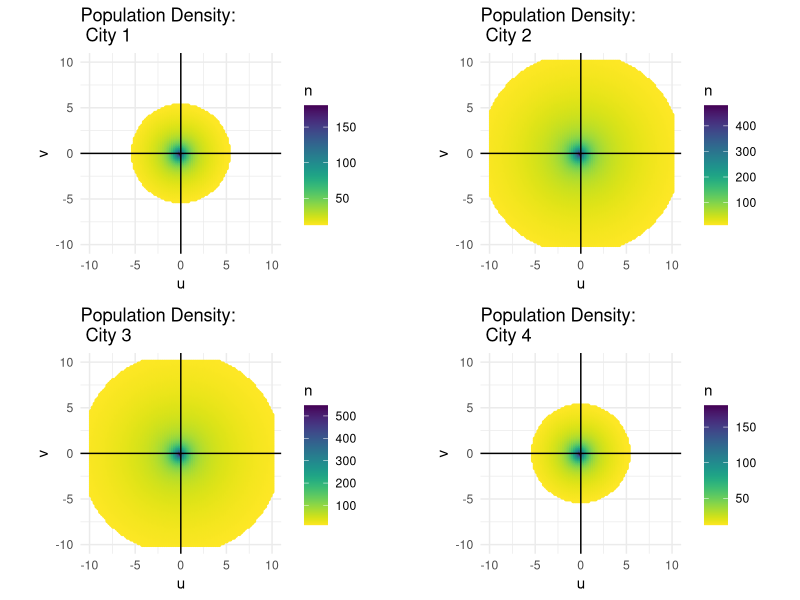
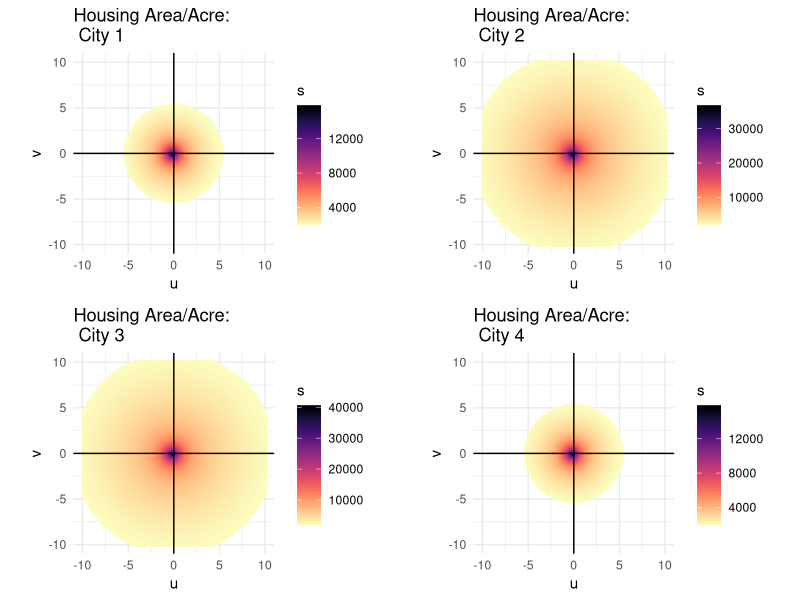
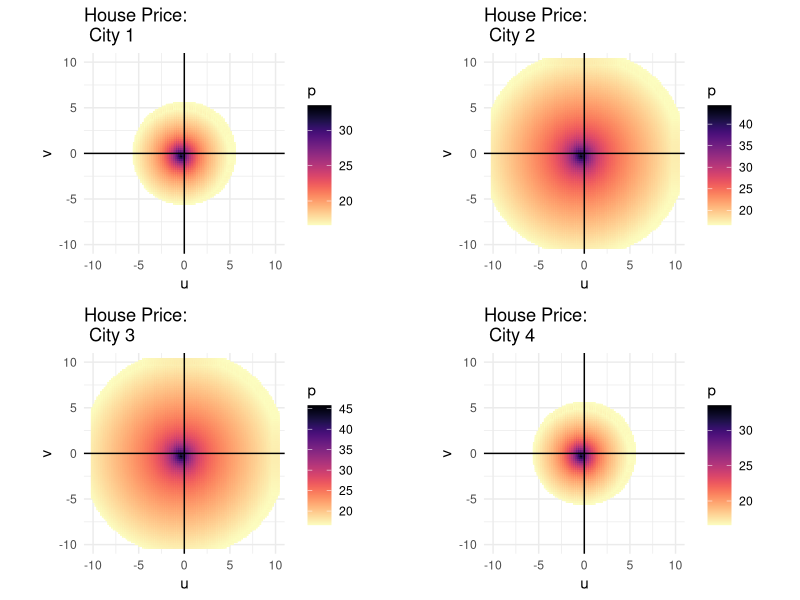
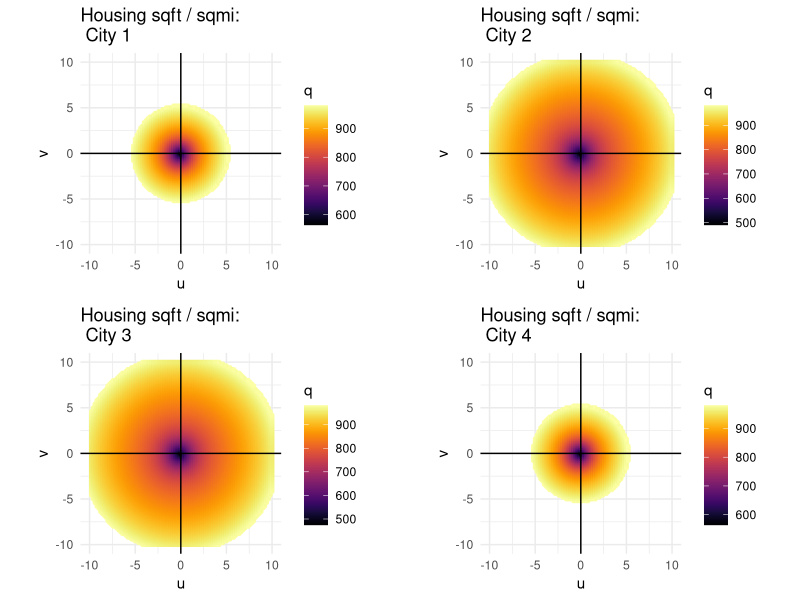
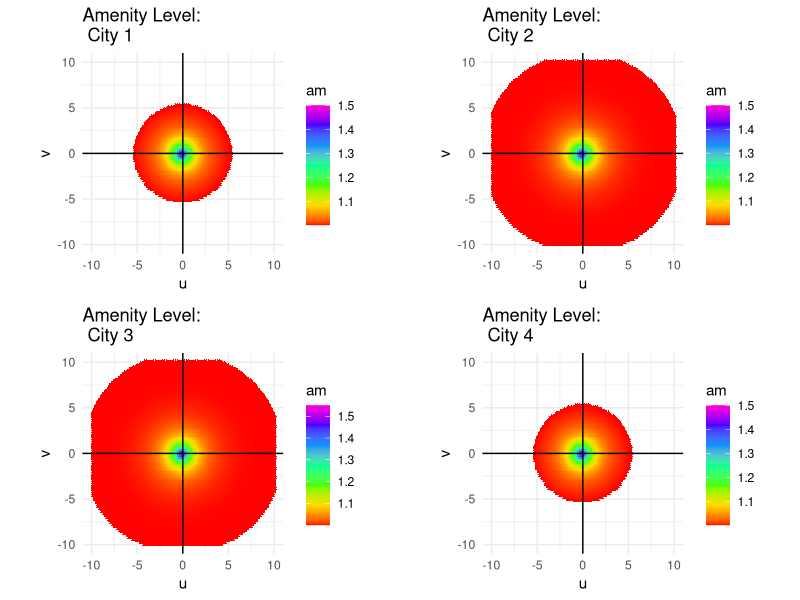
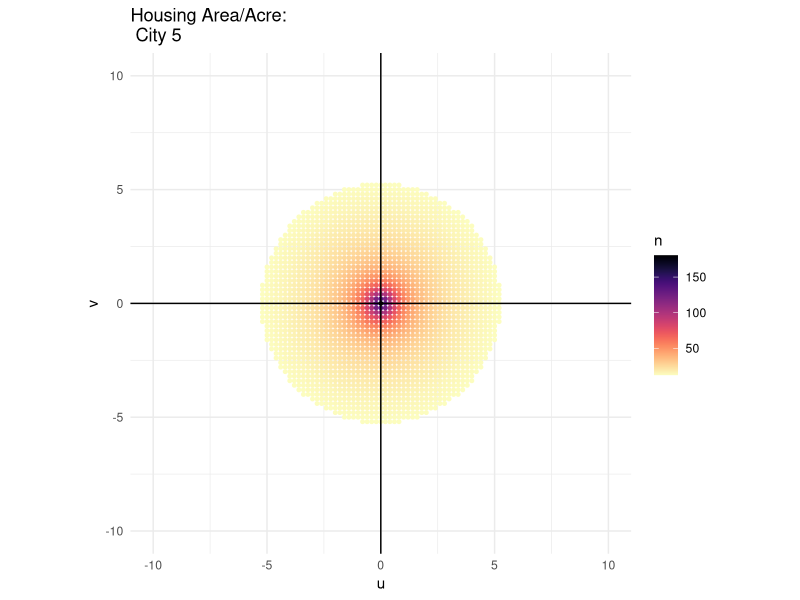

Here is the R script that generated these plots, in order:
## ---- chunk 1

require(ggplot2)
require(grid)
require(gridExtra)
require(RColorBrewer)
require(viridis)

## ---- chunk 2


#modfied parameters

#budget 
y <- 37823
#distance in the x axis
u <- c(0,0,0,0,0,1,1,1,1,1,-1,-1,-1,-1,-1,2,2,2,2,2,-2,-2,-2,-2,-2)
#distance in the y axis
v <- c(0,1,-1,2,-2,0,1,-1,2,-2,0,1,-1,2,-2,0,1,-1,2,-2,0,1,-1,2,-2)


#transportation cost 50 cents a mile by 320 days
t <- 1000
#housing price per sqft vector
p <- c(0:25)
#housing consumption (sqft) by mile vector
q <- c(0:25)
#general good
g <- c(0:25)
#utility level
V <- 4000
#alpha for Cobb Douglas
al <- .5
#beta for development cobb-douglas
bt <- 4/3
#capital 
c0 <- 0

#amentiy
#set higher than 1
ad <- 0.5



#shows how distance affects ammenity leave at 1
ng <- 1

d <- 0

#gamma for amenity
gm <- 0.5



#land rent/acre
r <- c(0:25)
#Housing floor space / acre
s <- c(0:25)
#ag rent
ag <- 8000

#new u,v

i <- 1
j <- 1
ii <- 1

while(i < 101){
  
  j <- 0
  while(j < 101){
  u[ii] <- i/5 - 10
  v[ii] <- j/5 - 10
  j <- j+1
  ii <- ii+1
  }
  
  i <- i +1
  
  }


#finding x for various u,v
x <- sqrt(u^2+v^2)

#finding distance to amenity
z <- sqrt((x-d)^2)

## ---- chunk 3
#City 1



ad <- 0.5
y <- 37823
tb1 <- 1
t <- 1000*tb1

#tax Cuts
y <- y*1

#amentiy distribution
am <- 1 + ad*(exp(-ng*z))

#finding the price for various u,v
p <- (al^al*(1-al)^(1-al)*am^gm*(y-t*x)/V)^(1/al)


#optimal q
q <- al*(y-t*x)/p

#optimal g
g <- (1-al)*(y-t*x)

#optimal s
s <- (p/bt)^(1/(bt-1))

#optimal r
r <- p*s - s^(bt)

#population n s(floorspaceperacre/ floorspace per household * (size of square (sqmi)) * acres/sqmi * fraction of housing in area)
n <- s/q * (.2*.2) * 640 * .25 


city <- data.frame(u,v,x,z,p,g,q,s,r,am,n)
city1 <- city[(city$r > ag),]


nrow(city1)
sum(city1$n)

#using s (housing area/acre)
s1 <-ggplot(city1, aes(x = u, y = v, color = s)) +
   geom_point(size = 1, shape = 19) +
  scale_color_viridis(option = 'magma', direction = -1) +
  lims(x=c(-10,10),y=c(-10,10)) +
  coord_fixed() +  
  theme_minimal() +
  geom_vline(xintercept = 0) + 
  geom_hline(yintercept = 0) +
  labs(title = 'Housing Area/Acre: \n City 1')

#using q (housing sqft for area)
q1 <-ggplot(city1, aes(x = u, y = v, color = q)) +
   geom_point(size = 1, shape = 19) +
  scale_color_viridis(option = 'inferno') +
  #scale_color_gradientn(colors = rainbow(10)) +
  lims(x=c(-10,10),y=c(-10,10)) +
  coord_fixed() +  
  theme_minimal() +
  geom_vline(xintercept = 0) + 
  geom_hline(yintercept = 0) +
  labs(title = 'Housing sqft / sqmi: \n City 1')


#population density
pd1 <-ggplot(city1, aes(x = u, y = v, color = n)) +
   geom_point(size = 1, shape = 19) +
  scale_color_viridis(direction = -1) +
  lims(x=c(-10,10),y=c(-10,10)) +
  coord_fixed() +  
  theme_minimal()+
  geom_vline(xintercept = 0) + 
  geom_hline(yintercept = 0) + 
  labs(title = 'Population Density: \n City 1')

#using am transportation distance
am1 <-ggplot(city1, aes(x = u, y = v, color = am)) +
   geom_point(size = 1, shape = 17) +
  
  scale_color_gradientn(colors = rainbow(7)) +
  lims(x=c(-10,10),y=c(-10,10)) +
  coord_fixed() +  
  theme_minimal()+
  geom_vline(xintercept = 0) + 
  geom_hline(yintercept = 0) +
  labs(title = 'Amenity Level: \n City 1')

p1 <-ggplot(city1, aes(x = u, y = v, color = p)) +
   geom_point(size = 2, shape = 7) +
  scale_color_viridis(option = 'magma', direction = -1) +
  lims(x=c(-10,10),y=c(-10,10)) +
  coord_fixed() +  
  theme_minimal() +
  geom_vline(xintercept = 0) + 
  geom_hline(yintercept = 0) +
  labs(title = 'House Price: \n City 1')
## ---- chunk 4
#City 2

ad <- 0.5
y <- 37823*1.15
tb2 <- 1
t <- 1000*tb2

#bought stadium
ad <- ad


#amentiy distribution
am <- 1 + ad*(exp(-ng*z))

#finding the price for various u,v
p <- (al^al*(1-al)^(1-al)*am^gm*(y-t*x)/V)^(1/al)


#optimal q
q <- al*(y-t*x)/p

#optimal g
g <- (1-al)*(y-t*x)

#optimal s
s <- (p/bt)^(1/(bt-1))

#optimal r
r <- p*s - s^(bt)

#population n s(floorspaceperacre/ floorspace per household * (size of square (sqmi)) * acres/sqmi * fraction of housing in area)
n <- s/q * (.2*.2) * 640 * .25 


city <- data.frame(u,v,x,z,p,g,q,s,r,am,n)
city2 <- city[(city$r > ag),]

head(city2,20)
nrow(city2)
sum(city2$n)

#using s (housing area/acre)
s2 <-ggplot(city2, aes(x = u, y = v, color = s)) +
   geom_point(size = 1, shape = 19) +
  scale_color_viridis(option = 'magma', direction = -1) +
  lims(x=c(-10,10),y=c(-10,10)) +
  coord_fixed() +  
  theme_minimal() +
  geom_vline(xintercept = 0) + 
  geom_hline(yintercept = 0) +
  labs(title = 'Housing Area/Acre: \n City 2')

#using q (housing sqft for area)
q2 <-ggplot(city2, aes(x = u, y = v, color = q)) +
   geom_point(size = 1, shape = 19) +
  scale_color_viridis(option = 'inferno') +
  #scale_color_gradientn(colors = rainbow(10)) +
  lims(x=c(-10,10),y=c(-10,10)) +
  coord_fixed() +  
  theme_minimal() +
  geom_vline(xintercept = 0) + 
  geom_hline(yintercept = 0) +
  labs(title = 'Housing sqft / sqmi: \n City 2')


#population density
pd2 <-ggplot(city2, aes(x = u, y = v, color = n)) +
   geom_point(size = 1, shape = 19) +
  scale_color_viridis(direction = -1) +
  lims(x=c(-10,10),y=c(-10,10)) +
  coord_fixed() +  
  theme_minimal()+
  geom_vline(xintercept = 0) + 
  geom_hline(yintercept = 0) + 
  labs(title = 'Population Density: \n City 2')

#using am transportation distance
am2 <-ggplot(city2, aes(x = u, y = v, color = am)) +
   geom_point(size = 1, shape = 17) +
  
  scale_color_gradientn(colors = rainbow(7)) +
  lims(x=c(-10,10),y=c(-10,10)) +
  coord_fixed() +  
  theme_minimal()+
  geom_vline(xintercept = 0) + 
  geom_hline(yintercept = 0) +
  labs(title = 'Amenity Level: \n City 2')

p2 <-ggplot(city2, aes(x = u, y = v, color = p)) +
   geom_point(size = 2, shape = 7) +
  scale_color_viridis(option = 'magma', direction = -1) +
  lims(x=c(-10,10),y=c(-10,10)) +
  coord_fixed() +  
  theme_minimal() +
  geom_vline(xintercept = 0) + 
  geom_hline(yintercept = 0) +
  labs(title = 'House Price: \n City 2')
## ---- chunk 5
#City 3

ad <- 0.5
y <- 37823
tb3 <- 1
t <- 1000*tb3

y <- y*1.15

ad <- ad * 1.1

#amentiy distribution
am <- 1 + ad*(exp(-ng*z))

#finding the price for various u,v
p <- (al^al*(1-al)^(1-al)*am^gm*(y-t*x)/V)^(1/al)


#optimal q
q <- al*(y-t*x)/p

#optimal g
g <- (1-al)*(y-t*x)

#optimal s
s <- (p/bt)^(1/(bt-1))

#optimal r
r <- p*s - s^(bt)

#population n s(floorspaceperacre/ floorspace per household * (size of square (sqmi)) * acres/sqmi * fraction of housing in area)
n <- s/q * (.2*.2) * 640 * .25 


city <- data.frame(u,v,x,z,p,g,q,s,r,am,n)
city3 <- city[(city$r > ag),]


nrow(city3)
sum(city3$n)

#using s (housing area/acre)
s3 <-ggplot(city3, aes(x = u, y = v, color = s)) +
   geom_point(size = 1, shape = 19) +
  scale_color_viridis(option = 'magma', direction = -1) +
  lims(x=c(-10,10),y=c(-10,10)) +
  coord_fixed() +  
  theme_minimal() +
  geom_vline(xintercept = 0) + 
  geom_hline(yintercept = 0) +
  labs(title = 'Housing Area/Acre: \n City 3')

#using q (housing sqft for area)
q3 <-ggplot(city3, aes(x = u, y = v, color = q)) +
   geom_point(size = 1, shape = 19) +
  scale_color_viridis(option = 'inferno') +
  #scale_color_gradientn(colors = rainbow(10)) +
  lims(x=c(-10,10),y=c(-10,10)) +
  coord_fixed() +  
  theme_minimal() +
  geom_vline(xintercept = 0) + 
  geom_hline(yintercept = 0) +
  labs(title = 'Housing sqft / sqmi: \n City 3')


#population density
pd3 <-ggplot(city3, aes(x = u, y = v, color = n)) +
   geom_point(size = 1, shape = 19) +
  scale_color_viridis(direction = -1) +
  lims(x=c(-10,10),y=c(-10,10)) +
  coord_fixed() +  
  theme_minimal()+
  geom_vline(xintercept = 0) + 
  geom_hline(yintercept = 0) + 
  labs(title = 'Population Density: \n City 3')

#using am transportation distance
am3 <-ggplot(city3, aes(x = u, y = v, color = am)) +
   geom_point(size = 1, shape = 17) +
  
  scale_color_gradientn(colors = rainbow(7)) +
  lims(x=c(-10,10),y=c(-10,10)) +
  coord_fixed() +  
  theme_minimal()+
  geom_vline(xintercept = 0) + 
  geom_hline(yintercept = 0) +
  labs(title = 'Amenity Level: \n City 3')

p3 <-ggplot(city3, aes(x = u, y = v, color = p)) +
   geom_point(size = 2, shape = 7) +
  scale_color_viridis(option = 'magma', direction = -1) +
  lims(x=c(-10,10),y=c(-10,10)) +
  coord_fixed() +  
  theme_minimal() +
  geom_vline(xintercept = 0) + 
  geom_hline(yintercept = 0) +
  labs(title = 'House Price: \n City 3')
## ---- chunk 6
#City 4

ad <- 0.5
y <- 37823
tb4 <- 1
t <- 1000*tb4




#amentiy distribution
am <- 1 + ad*(exp(-ng*z))

#finding the price for various u,v
p <- (al^al*(1-al)^(1-al)*am^gm*(y-t*x)/V)^(1/al)


#optimal q
q <- al*(y-t*x)/p

#optimal g
g <- (1-al)*(y-t*x)

#optimal s
s <- (p/bt)^(1/(bt-1))

#optimal r
r <- p*s - s^(bt)

#population n s(floorspaceperacre/ floorspace per household * (size of square (sqmi)) * acres/sqmi * fraction of housing in area)
n <- s/q * (.2*.2) * 640 * .25 


city <- data.frame(u,v,x,z,p,g,q,s,r,am,n)
city4 <- city[(city$r > ag),]


nrow(city4)
sum(city4$n)

#using s (housing area/acre)
s4 <-ggplot(city4, aes(x = u, y = v, color = s)) +
   geom_point(size = 1, shape = 19) +
  scale_color_viridis(option = 'magma', direction = -1) +
  lims(x=c(-10,10),y=c(-10,10)) +
  coord_fixed() +  
  theme_minimal() +
  geom_vline(xintercept = 0) + 
  geom_hline(yintercept = 0) +
  labs(title = 'Housing Area/Acre: \n City 4')

#using q (housing sqft for area)
q4 <-ggplot(city4, aes(x = u, y = v, color = q)) +
   geom_point(size = 1, shape = 19) +
  scale_color_viridis(option = 'inferno') +
  #scale_color_gradientn(colors = rainbow(10)) +
  lims(x=c(-10,10),y=c(-10,10)) +
  coord_fixed() +  
  theme_minimal() +
  geom_vline(xintercept = 0) + 
  geom_hline(yintercept = 0) +
  labs(title = 'Housing sqft / sqmi: \n City 4')


#population density
pd4 <-ggplot(city4, aes(x = u, y = v, color = n)) +
   geom_point(size = 1, shape = 19) +
  scale_color_viridis(direction = -1) +
  lims(x=c(-10,10),y=c(-10,10)) +
  coord_fixed() +  
  theme_minimal()+
  geom_vline(xintercept = 0) + 
  geom_hline(yintercept = 0) + 
  labs(title = 'Population Density: \n City 4')

#using am transportation distance
am4 <-ggplot(city4, aes(x = u, y = v, color = am)) +
   geom_point(size = 1, shape = 17) +
  
  scale_color_gradientn(colors = rainbow(7)) +
  lims(x=c(-10,10),y=c(-10,10)) +
  coord_fixed() +  
  theme_minimal()+
  geom_vline(xintercept = 0) + 
  geom_hline(yintercept = 0) +
  labs(title = 'Amenity Level: \n City 4')

p4 <-ggplot(city4, aes(x = u, y = v, color = p)) +
   geom_point(size = 2, shape = 7) +
  scale_color_viridis(option = 'magma', direction = -1) +
  lims(x=c(-10,10),y=c(-10,10)) +
  coord_fixed() +  
  theme_minimal() +
  geom_vline(xintercept = 0) + 
  geom_hline(yintercept = 0) +
  labs(title = 'House Price: \n City 4')
## ---- chunk 7

library(formattable)




#Transportation Expenditures

#c_trans1 <- round(sum(city1$x*1000),0) carbon ban (5 capital) roads (2 of each)
c_trans1 <- round(sum(city1$x*1000*tb1),0)
c_trans2 <- round(sum(city2$x*1000*tb2),0)
c_trans3 <- round(sum(city3$x*1000*tb3),0) 
c_trans4 <- round(sum(city4$x*1000*tb4),0)

c_trans <- rbind(c_trans1,c_trans2,c_trans3,c_trans4)


#Transportation Energy Use and GHG Emissions 120.429 MBTU/ gal, cars average 27 mpg (EIA https://www.eia.gov/energyexplained/index.php?page=about_energy_units)

#light rail every 15 mins for 12.5 hours 50 times every day. About 1 cars going 30 mph. Goes 1125 miles a day. 

#64.642 MBTU/mile (http://www.rtd-fastracks.com/media/uploads/se/Energy_Tech_Report_0514_-_061814_vers.pdf)


e_trans1 <- sum(city1$x*city1$n*365*2*120.429/27)
e_trans2 <- sum(city2$x*city2$n*365*2*120.429/27)
e_trans3 <- sum(city3$x*city3$n*365*2*120.429/27)
e_trans4 <- sum(city4$x*city4$n*365*2*120.429/27)



e_trans <- rbind(e_trans1,e_trans2,e_trans3,e_trans4)

e_trans <- round(e_trans/1000,0)

# GHG of trans 8.887 kg CO2 / gallon

bn1 <- 1
bn2 <- 1
bn3 <- 1
bn4 <- 1

ghg_trans1 <- round(sum(city1$x*city1$n*365*2*8.887*bn1/(27*1000)),0)
ghg_trans2 <- round(sum(city2$x*city2$n*365*2*8.887*bn2/(27*1000)),0)
ghg_trans3 <- round(sum(city3$x*city3$n*365*2*8.887*bn3/(27*1000)),0)
ghg_trans4 <- round(sum(city4$x*city4$n*365*2*8.887*bn4/(27*1000)),0)

tCO2_trans <- rbind(ghg_trans1,ghg_trans2,ghg_trans3,ghg_trans4)

#Residenital Energy Use and GHG Emissions 40 MBTU/sq ft (https://www.jchs.harvard.edu/blog/us-households-are-using-less-energy/)


e_res1 <- sum(city1$q)*40 
e_res2 <- sum(city2$q)*40 
e_res3 <- sum(city3$q)*40 
e_res4 <- sum(city4$q)*40 

e_res <- rbind(e_res1,e_res2,e_res3,e_res4)

e_res <- round(e_res/1000,0)

#GHG .85 lb CO2 / kwh https://data.austintexas.gov/Utilities-and-City-Services/Carbon-Intensity/hetr-8wqd
# 3.41214 MBTU/kwh 2204.6 metric tons per pound

tCO2e_res <- round(e_res*(.85/(3.41214/1000))/2204.6,0)

#Total energy and GHG
e_total <- e_res + e_trans

tCO2e_total <- tCO2e_res + tCO2_trans


#Total Land Area of the City

la1 <- nrow(city1)*(.2*.2)
la2 <- nrow(city2)*(.2*.2)
la3 <- nrow(city3)*(.2*.2)
la4 <- nrow(city4)*(.2*.2)

la <- rbind(la1,la2,la3,la4)


#Total Population


n1 <- round(sum(city1$n),0)
n2 <- round(sum(city2$n),0)
n3 <- round(sum(city3$n),0)
n4 <- round(sum(city4$n),0)

nt <- rbind(n1,n2,n3,n4)



cities <- data.frame(c_trans, e_trans, tCO2_trans, e_res, e_total, tCO2e_total, la, nt)
rownames(cities) <- c('City 1', 'City 2', 'City 3','City 4')

colnames(cities) <- c('$_trans', 'MMBTU_trans', 'tCO2e_trans', 'MMBTU_res', 'MMBTU_total', 'tCO2e_total', 'City sqmi', 'Pop' )
cities1 <- cities



cities$`$_trans` <- prettyNum(cities$`$_trans`, big.mark = ',')
cities$MMBTU_trans <- prettyNum(cities$MMBTU_trans, big.mark =',')
cities$MMBTU_res <- prettyNum(cities$MMBTU_res, big.mark =',')
cities$MMBTU_total <- prettyNum(cities$MMBTU_total, big.mark = ',')


cities2 <- cities1[,c(1,6,7,8)]


cities2$trans_cap <- cities2[,1]/cities2[,4]
cities2$carbon_cap <- cities2[,2]/cities2[,4]
cities2$pop_den <- cities2[,3]/cities2[,4]

cities
cities2





## ---- chunk 8
# Displaying all graphs and Saving All Graphs




#Population Density Across Urban Areas
pop_den <- grid.arrange(pd1,pd2,pd3,pd4, ncol=2, nrow = 2)

#Housing Density Across Urban Areas
house_den <- grid.arrange(s1,s2,s3,s4, ncol =2, nrow =2)

#Housing Prices Across Urban Areas
price_grid <- grid.arrange(p1, p2, p3, p4, ncol = 2, nrow =2)

#Housing Sq ft
sq_grid <- grid.arrange(q1,q2,q3, q4, ncol=2, nrow = 2)

#Amenity Grid
am_grid <- grid.arrange(am1,am2,am3, am4, ncol=2, nrow = 2)




#Uncomment Out to Save Graphs as Pictures


#ggsave(filename = "pop_den.pdf", pop_den)
#ggsave(filename = "house_den.pdf", house_den)
#ggsave(filename = "price_grid.pdf", price_grid)
#ggsave(filename = "sq_grid.pdf", sq_grid)
#ggsave(filename = "am_grid.pdf", am_grid)




## ---- chunk 9
#Preview Plot or Dataframe Plots

cities[1,]

#City 5

ad <- 0.5
y <- 37823
t <- 1000






#amentiy distribution
am <- 1 + ad*(exp(-ng*z))

#finding the price for various u,v
p <- (al^al*(1-al)^(1-al)*am^gm*(y-t*x)/V)^(1/al)


#optimal q
q <- al*(y-t*x)/p

#optimal g
g <- (1-al)*(y-t*x)

#optimal s
s <- (p/bt)^(1/(bt-1))

#optimal r
r <- p*s - s^(bt)

#population n s(floorspaceperacre/ floorspace per household * (size of square (sqmi)) * acres/sqmi * fraction of housing in area)
n <- s/q * (.2*.2) * 640 * .25 


city <- data.frame(u,v,x,z,p,g,q,s,r,am,n)
city5 <- city[(city$r > ag),]




#using s (housing area/acre)
pd5 <-ggplot(city4, aes(x = u, y = v, color = n)) +
   geom_point(size = 1, shape = 19) +
  scale_color_viridis(option = 'magma', direction = -1) +
  lims(x=c(-10,10),y=c(-10,10)) +
  coord_fixed() +  
  theme_minimal() +
  geom_vline(xintercept = 0) + 
  geom_hline(yintercept = 0) +
  labs(title = 'Housing Area/Acre: \n City 5')

nrow(city5)
sum(city5$n)
max(city5$r)

pd5
